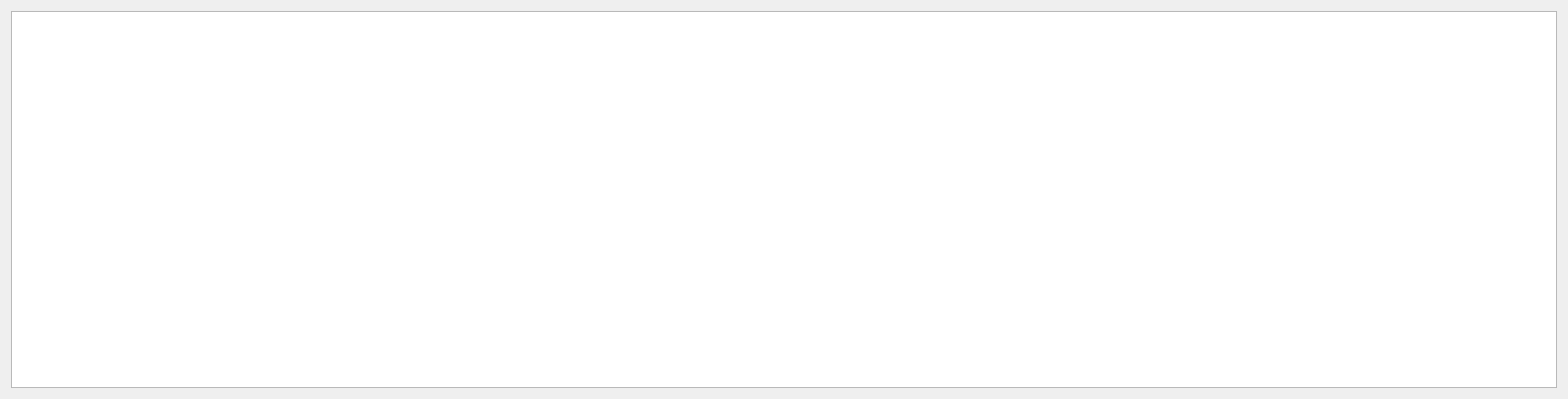
<?xml version="1.0" encoding="UTF-8"?>
<ui version="4.0">
 <class>PyCruncher</class>
 <widget class="QWidget" name="PyCruncher">
  <property name="geometry">
   <rect>
    <x>0</x>
    <y>0</y>
    <width>1572</width>
    <height>400</height>
   </rect>
  </property>
  <property name="sizePolicy">
   <sizepolicy hsizetype="Fixed" vsizetype="Maximum">
    <horstretch>0</horstretch>
    <verstretch>0</verstretch>
   </sizepolicy>
  </property>
  <property name="windowTitle">
   <string>PyCruncher</string>
  </property>
  <layout class="QGridLayout" name="gridLayout">
   <item row="0" column="1">
    <widget class="PlotWidget" name="map"/>
   </item>
   <item row="1" column="0">
    <layout class="QHBoxLayout" name="horizontalLayout_2"/>
   </item>
  </layout>
 </widget>
 <customwidgets>
  <customwidget>
   <class>PlotWidget</class>
   <extends>QGraphicsView</extends>
   <header>pyqtgraph</header>
  </customwidget>
 </customwidgets>
 <resources/>
 <connections/>
</ui>
